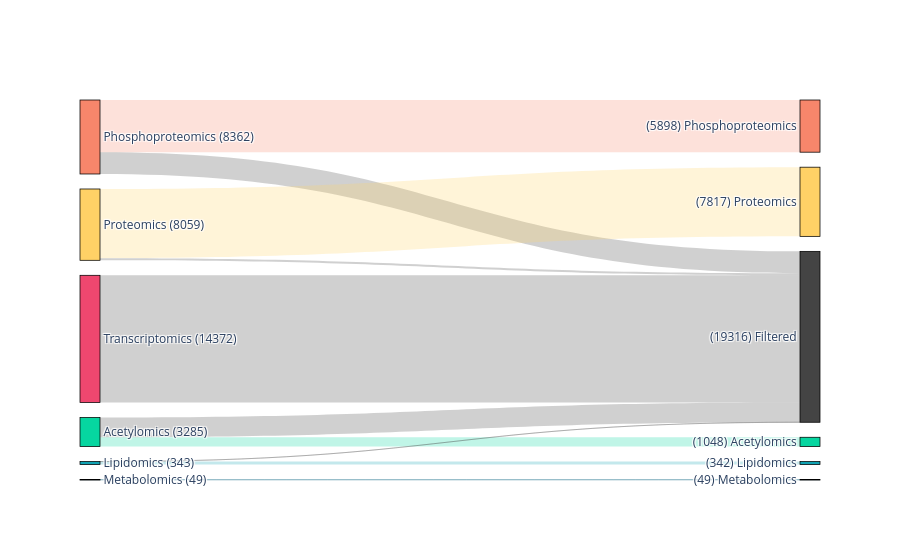

The notebook cell this image was saved under:
### Markdown cell above
### NRAS vs. WT
#### Black patients

### Code cell
# select the sample columns
# WT
wt_cols = meta.filter(
    (pl.col("Race") == "Black")
    & ~pl.col("NPM1")
    & ~pl.col("FLT3_ITD")
    & ~pl.col("IDH1+IDH2")
    & ~pl.col("NRAS")
)["Sample"].to_list()
print(f"{wt_cols=}")
# NRAS
mut_cols = meta.filter(
    (pl.col("Race") == "Black")
    & ~pl.col("NPM1")
    & ~pl.col("FLT3_ITD")
    & ~pl.col("IDH1+IDH2")
    & pl.col("NRAS")
)["Sample"].to_list()
print(f"{mut_cols=}")

# save the sample columns
with open(os.path.join(CACHE_DIR, "B_NRAS-WT_cols.pkl"), "wb") as pf:
    pickle.dump((wt_cols, mut_cols), pf)

# subset the omics data
subset = select_subset(combined, wt_cols, mut_cols)

# save the subset to file
subset.write_ipc(os.path.join(CACHE_DIR, "B_NRAS-WT.arrow"))

# display
display(subset)

# report on the number of features in each block
subset.group_by("Block").len().sort("len", descending=True)

# plot feature counts before/after subsetting
plot_filtered_feature_counts(
    combined,
    subset,
    figname=os.path.join(FIGURE_DIR, "block-feature-counts_B_NRAS-WT.png")
)

### Figure 1 — Plotly figure (JSON) as saved in the notebook; plotly's stock layout.template omitted (floating-point values rounded to 4 significant figures)
{"data": [{"arrangement": "freeform", "link": {"color": ["rgba(68, 68, 68, 0.25)", "rgba(247, 134, 107, 0.25)", "rgba(68, 68, 68, 0.25)", "rgba(255, 209, 102, 0.25)", "rgba(68, 68, 68, 0.25)", "rgba(6, 214, 160, 0.25)", "rgba(68, 68, 68, 0.25)", "rgba(17, 162, 178, 0.25)", "rgba(68, 68, 68, 0.25)", "rgba(11, 101, 132, 0.25)", "rgba(68, 68, 68, 0.25)"], "source": [0, 2, 2, 4, 4, 6, 6, 8, 8, 10, 10], "target": [12, 3, 12, 5, 12, 7, 12, 9, 12, 11, 12], "value": [14372, 5898, 2464, 7817, 242, 1048, 2237, 342, 1, 49, 0]}, "node": {"color": ["#EF476F", "#EF476F", "#F7866B", "#F7866B", "#FFD166", "#FFD166", "#06D6A0", "#06D6A0", "#11A2B2", "#11A2B2", "#0B6584", "#0B6584", "#444444"], "label": ["Transcriptomics (14372)", "(0) Transcriptomics", "Phosphoproteomics (8362)", "(5898) Phosphoproteomics", "Proteomics (8059)", "(7817) Proteomics", "Acetylomics (3285)", "(1048) Acetylomics", "Lipidomics (343)", "(342) Lipidomics", "Metabolomics (49)", "(49) Metabolomics", "(19316) Filtered"], "line": {"color": "black", "width": 0.75}, "pad": 15, "thickness": 20}, "type": "sankey"}], "layout": {}}
